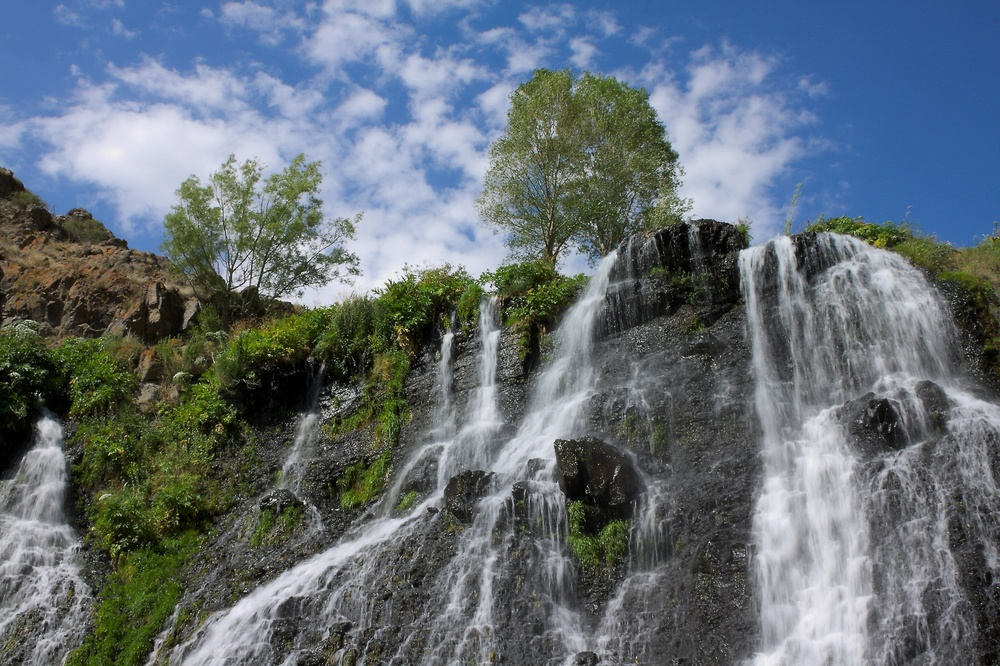
#> input picture test/waterfall.jpg, 1000 x 666 px, shrunk from 1900 x 1265 before the run
$ python generate_rand_img.py
#> lines starting #> are read from the running program, lines starting #| are printed output that depends on the picture
import cv2
import numpy as np

img = cv2.imread("test/waterfall.jpg")
#> img is the input picture: shape (666, 1000, 3); mean B, G, R 118.1, 110.5, 100.1

width = 32
height = 32

for i in range(50):
    y = int(np.random.random()*img.shape[0])
    x = int(np.random.random()*img.shape[1])
    if y + height < img.shape[0] and x + width <img.shape[1]:
        rand_img = np.copy(img[y:y+height,x:x+width])
        cv2.imwrite("{}{}{}".format("dataset/random/", i, ".png"), rand_img)
#> this loop made 50 passes
#> pass 1, `rand_img = np.copy(img[y:y+height,x:x+width])`:
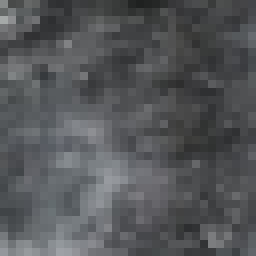
#> rand_img: shape (32, 32, 3) (shown 8 times larger); mean B, G, R 89.1, 86.6, 84.7
#> pass 2, `rand_img = np.copy(img[y:y+height,x:x+width])`:
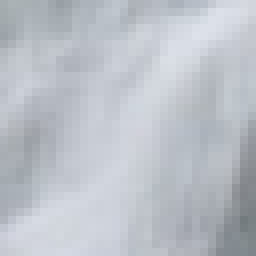
#> rand_img: shape (32, 32, 3) (shown 8 times larger); mean B, G, R 199.9, 192.3, 187.5
#> pass 3, `rand_img = np.copy(img[y:y+height,x:x+width])`:
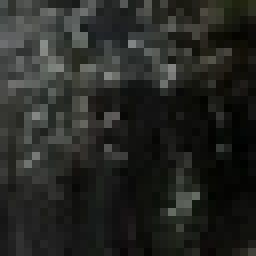
#> rand_img: shape (32, 32, 3) (shown 8 times larger); mean B, G, R 36.2, 39.4, 38.3
